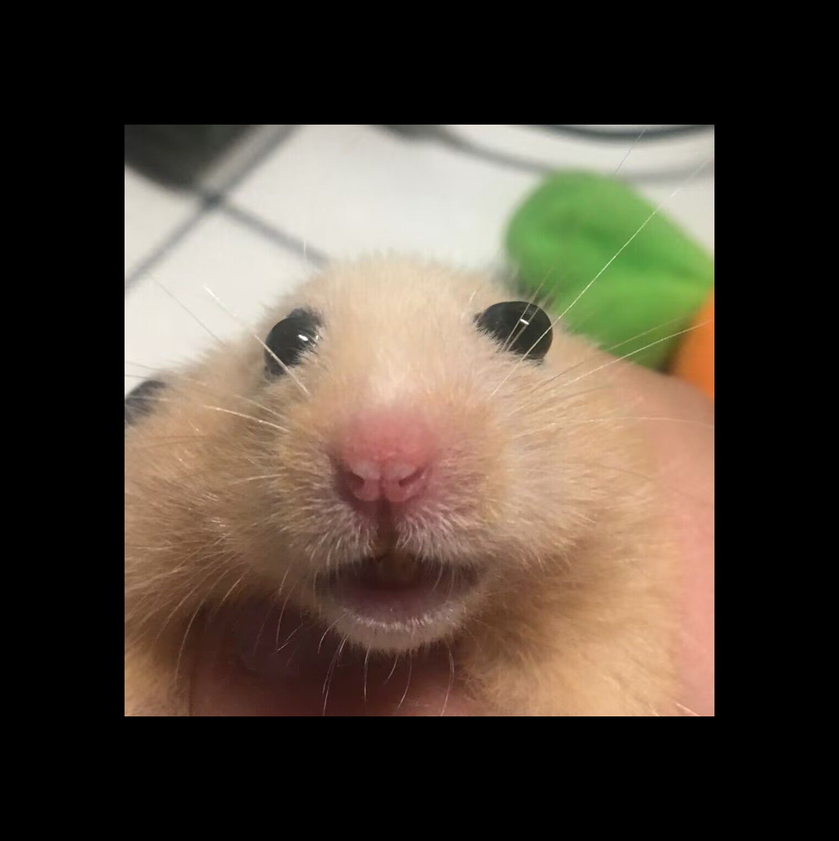
#> input picture pic/Test.png, 839 x 841 px, shrunk from 1078 x 1080 before the run
$ python matlibTest.py
#> lines starting #> are read from the running program, lines starting #| are printed output that depends on the picture
import matplotlib.pyplot as plt
import numpy as np
from PIL import Image, ImageOps

##可以正常导入图片，但是不知道修改了哪些内容

# 加载图像
img = Image.open('Test.png')
#> img is the input picture: PIL image 839x841 RGB; mean R, G, B 82.3, 71.3, 59.1

# 将图像转换为numpy数组
img_arr = np.array(img)

# 显示原始图像
fig, ax = plt.subplots()
ax.imshow(img_arr)
ax.set_title('Original Image')

# 计算图像的直方图
hist, bins = np.histogram(img_arr.flatten(), 256, [0, 256])
#> hist = 256 values, max 1058330 at index 0, min 1 at index 8, mean 8268.7; bins = 257 values from 0 to 256

# 绘制原始图像的直方图
fig, ax = plt.subplots()
ax.hist(img_arr.flatten(), 256, [0, 256])
ax.set_title('Original Histogram')

# 进行直方图均衡化
img_eq = ImageOps.equalize(img)
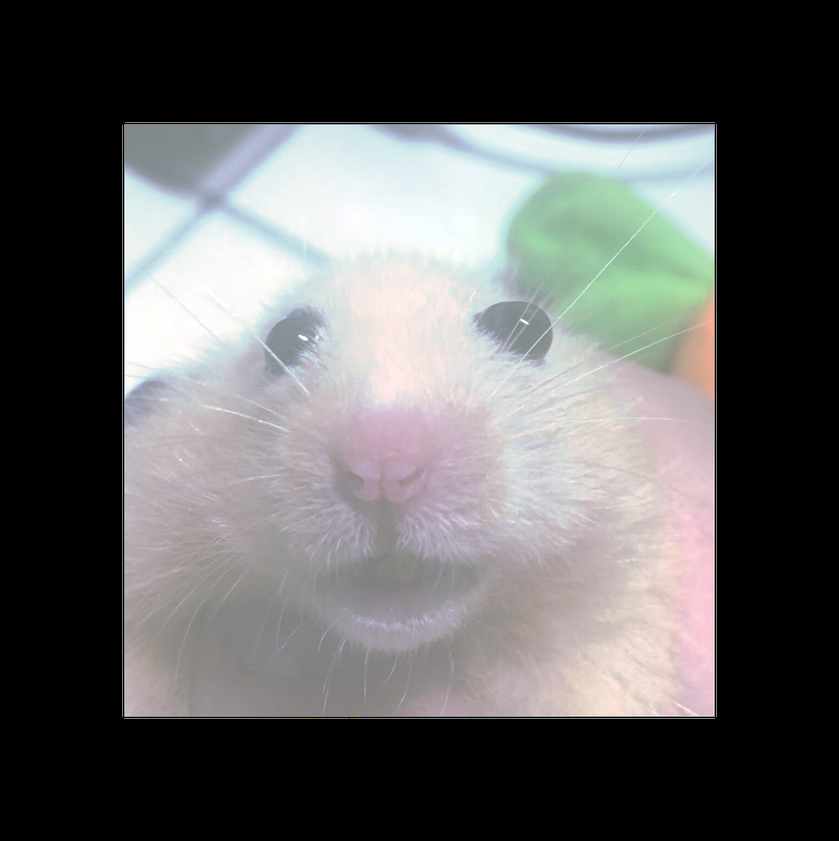
#> img_eq: PIL image 839x841 RGB; mean R, G, B 95.5, 95.5, 95.4

# 显示均衡化后的图像
fig, ax = plt.subplots()
ax.imshow(np.asarray(img_eq))
ax.set_title('Equalized Image')

# 绘制均衡化后的直方图
fig, ax = plt.subplots()
ax.hist(np.asarray(img_eq).flatten(), 256, [0, 256])
ax.set_title('Equalized Histogram')

# 显示所有绘图
plt.show()
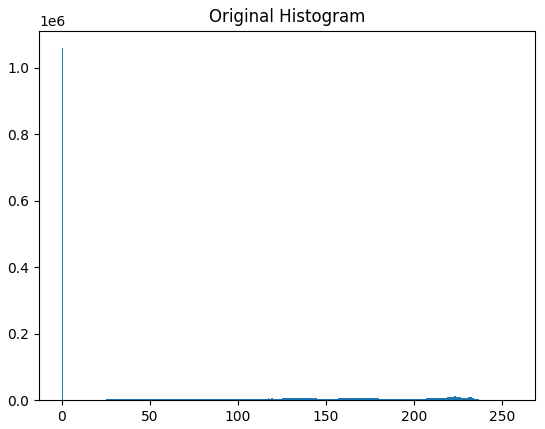
#> figure drawn by matplotlib, 1 panel; tallest bar 1058330 high, from x = 0 to 1
#> figure, not shown here; tallest bar 1058330 high, from x = 0 to 1
